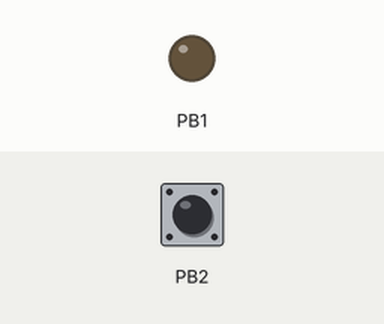
Recording of a sketch running on a simulated ATtiny85, built with avr-gcc and run on an emulated ATtiny85. Parts: output pins drawn as LEDs (lit = HIGH). Inputs (shaded band) come from the test bench; at power-on: PB2 HIGH.

Above: at 0.1 s.
At 15.6 s:
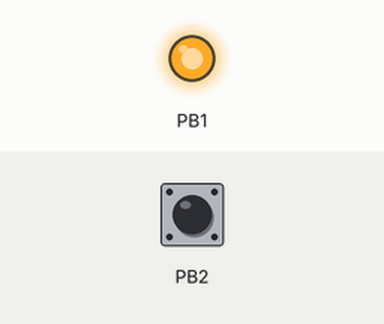
Timing chart, 0 to 17.1 s (numbered marks = the images above):
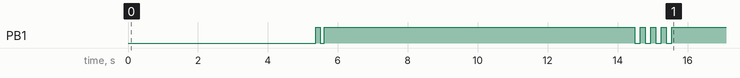

The sketch:

smartcard-reader.ino
```cpp
// recon/smartcard-reader - Tier 2
//
// Badge reader presence and any smartcard in the current user's store.
//
// A workforce that badges in makes physical presence a real control. If a
// badge reader exists but is not used, that is a conversation to have - and
// it tells you how long you have before the badge itself shows up next to
// the keyboard.
//
// Read-only, no persistence, nothing left behind except the text file named in
// R_OUT. Output lands in C:\Users\Public\ds-recon\ on the target.

#include <duck.h>

// PROGMEM: this string must live in flash, not SRAM. The ATtiny85 has 512
// bytes of RAM and this script is far larger than that.
static const char S[] PROGMEM =
    R_MKDIR
    "'=== SMART CARD PNP DEVICES ==='"
    "Get-CimInstance Win32_PnPEntity -Filter \"PNPClass='SmartCard'\" -EA 0|Select Name,Status,DeviceID|Format-List"
    "'=== SMART CARD SERVICE ==='"
    "Get-Service SCardSvr -EA 0|Select Status,StartType,DisplayName|Format-List"
    "'=== CERTIFICATES IN USER STORE ==='"
    "Get-ChildItem Cert:\\CurrentUser\\My -EA 0|Select Subject,Issuer,Thumbprint,NotAfter|Format-List"
    "'=== SCARD READER EVENTS (last 10) ==='"
    "Get-WinEvent -FilterHashtable @{LogName='Microsoft-Windows-SmartCard/Operational'} -MaxEvents 10 -EA 0|Select TimeCreated,Id,Message|Format-List|Out-String -Width 250"
    R_OUT("smartcard-reader.txt")
    R_SHOW("smartcard-reader.txt");

void setup() {
  duckBegin();
  ledPulse(2, 120, 120);
  recon(S);
  ledPulse(4, 150, 150);
}

void loop() {}
```
